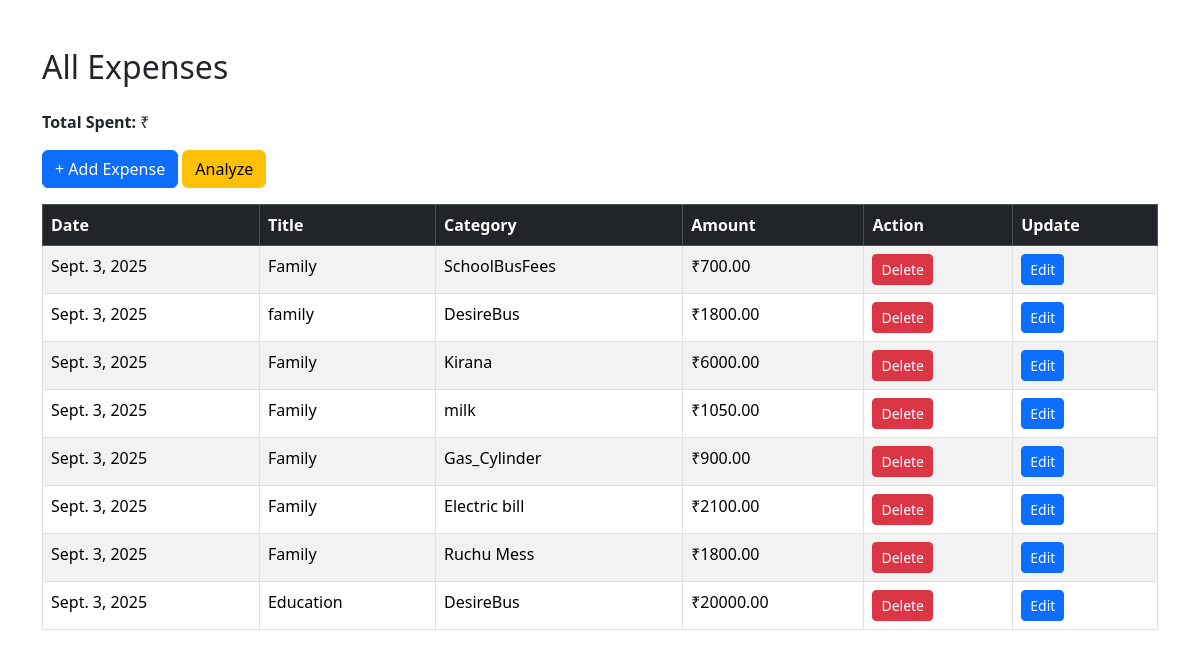
The page / on the database its author committed.
### expenses/models.py (models this page shows, shortened)
class Expense(models.Model):
    title = models.CharField(max_length=100)   # short name for expense
    amount = models.DecimalField(max_digits=10, decimal_places=2)  # e.g., 199.99
    category = models.ForeignKey(Category, on_delete=models.CASCADE)  #choices=CATEGORY_CHOICES)
    date = models.DateField()
    description = models.TextField(blank=True, null=True)  # optional notes

class Category(models.Model):
    name=models.CharField(max_length=50,unique=True)
    def __str__(self):
        return self.name

### expenses/views.py (the view)
# urls.py: path('', views.expense_list, name='expense_list'),  # homepage showing expenses
def expense_list(request):
    expenses = Expense.objects.all()
    return render(request, 'expenses/expense_list.html', {'expenses': expenses})

### expenses/templates/expenses/expense_list.html (shortened to what this page needs)
<!DOCTYPE html>
<html>
<head>
    <link href="https://cdn.jsdelivr.net/npm/bootstrap@5.3.2/dist/css/bootstrap.min.css" rel="stylesheet">
</head>
<body class="container mt-5">
    <h2 class="mb-4">All Expenses</h2>
    <p><strong>Total Spent:</strong> ₹{{ total }}</p>
    <a href="{% url 'add_expense' %}" class="btn btn-primary mb-3">+ Add Expense</a>
    <a href="{% url 'analyze' %}" class="btn btn-warning mb-3">Analyze</a>
    <table class="table table-bordered table-striped">
        <thead class="table-dark">
            <tr>
                <th>Date</th>
                <th>Title</th>
                <th>Category</th>
                <th>Amount</th>
                <th>Action</th>
                <th>Update</th>
            </tr>
        </thead>
        <tbody>
            {% for expense in expenses %}
            <tr>
                <td>{{ expense.date }}</td>
                <td>{{ expense.title }}</td>
                <td>
                    {% if expense.category_obj %}
                        {{ expense.category_obj.name }}
                    {% else %}
                        {{ expense.category }}
                    {% endif %}
                </td>
                <td>₹{{ expense.amount }}</td>
                <td>
    <a href="{% url 'delete_expense' expense.id %}" class="btn btn-sm btn-danger">
        Delete
    </a>
</td>
<td>
    <a href="{% url 'edit_expense' expense.id %}" class="btn btn-sm btn-primary">Edit</a>
</td>
            </tr>
            {% empty %}
            <tr>
                <td colspan="4" class="text-center text-muted">No expenses yet.</td>
            </tr>
            {% endfor %}
        </tbody>
    </table>
</body>
</html>

### rows shown on the page
Expense: date "Sept. 3, 2025", title "Family", category "SchoolBusFees", amount "700.00"
Expense: date "Sept. 3, 2025", title "family", category "DesireBus", amount "1800.00"
Expense: date "Sept. 3, 2025", title "Family", category "Kirana", amount "6000.00"
Expense: date "Sept. 3, 2025", title "Family", category "milk", amount "1050.00"
Expense: date "Sept. 3, 2025", title "Family", category "Gas_Cylinder", amount "900.00"
Expense: date "Sept. 3, 2025", title "Family", category "Electric bill", amount "2100.00"
Expense: date "Sept. 3, 2025", title "Family", category "Ruchu Mess", amount "1800.00"
Expense: date "Sept. 3, 2025", title "Education", category "DesireBus", amount "20000.00"
